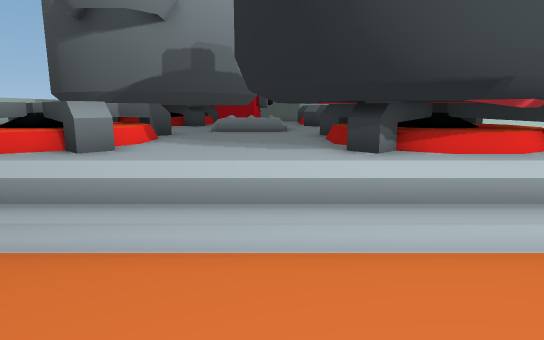
[1] (above)

18 first-person views from a walk through a level from a Godot 3-D game. The camera is 1.5 m above the floor, tilts 10° down and sees 75° across. The floor is counted in squares, 1 m on a side. Each view is taken from the middle of a square. On the plan, view 1 faces up. The plan holds only what a view shows up to about 16 squares ahead; the rest is blank. The place goes on beyond the plan. Some surface patterns are stand-ins.

[2]
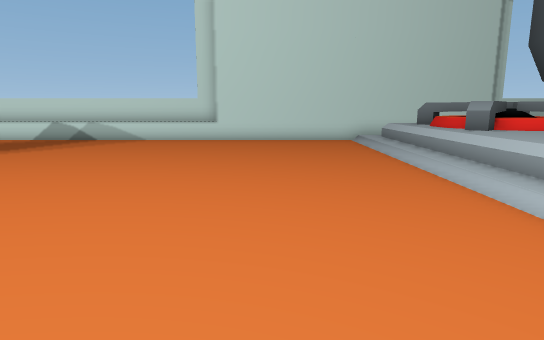

[3]
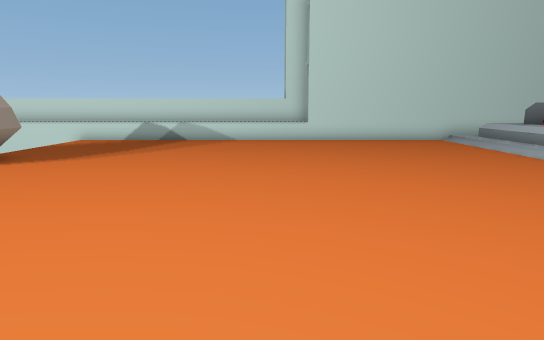

[4]
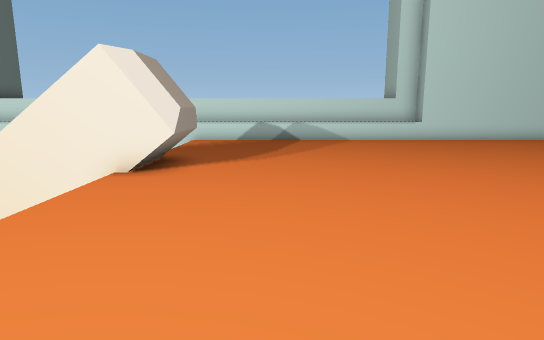

[5]
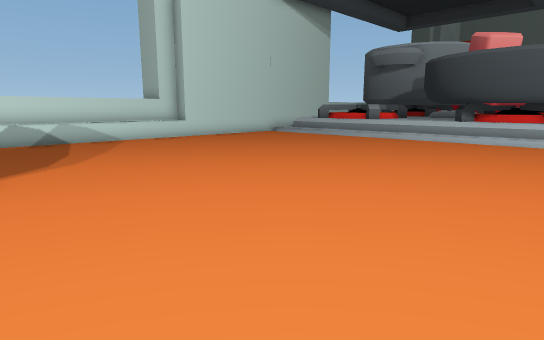

[6]
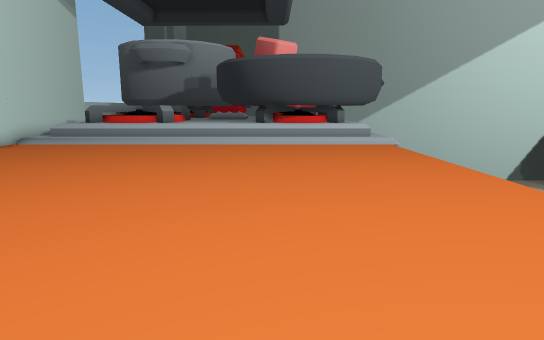

[7]
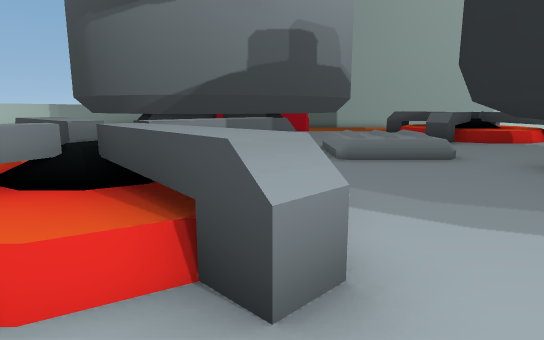

[8]
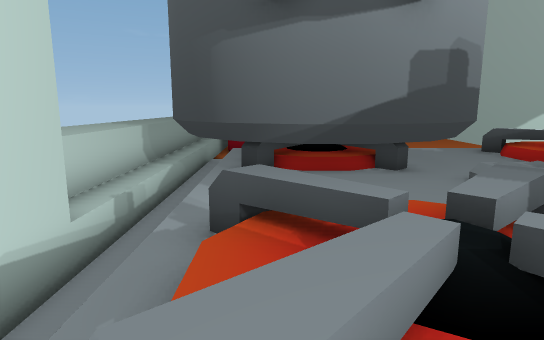

[9]
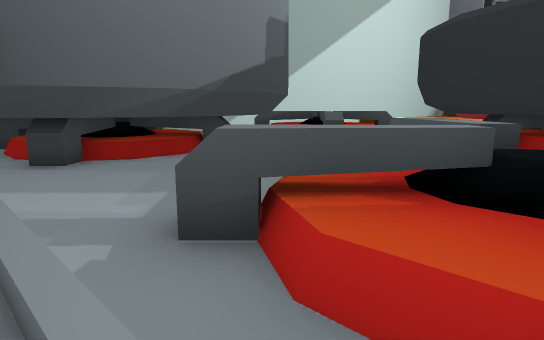

[10]
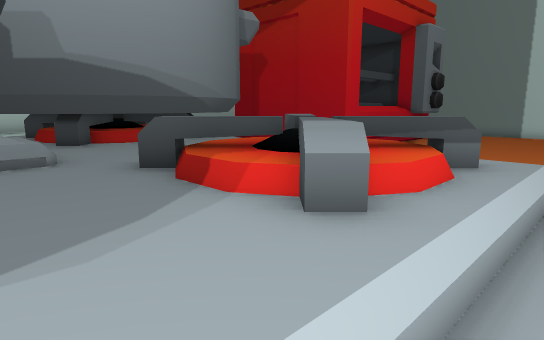

[11]
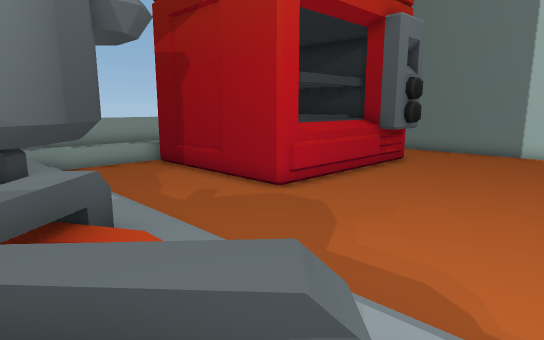

[12]
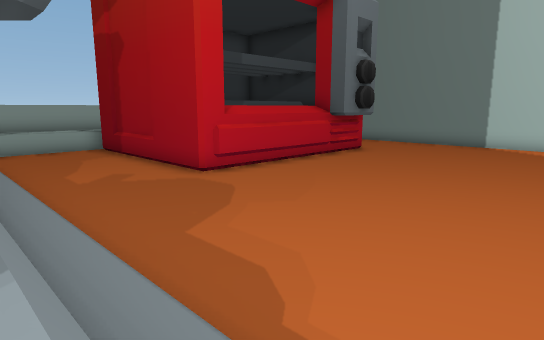

[13]
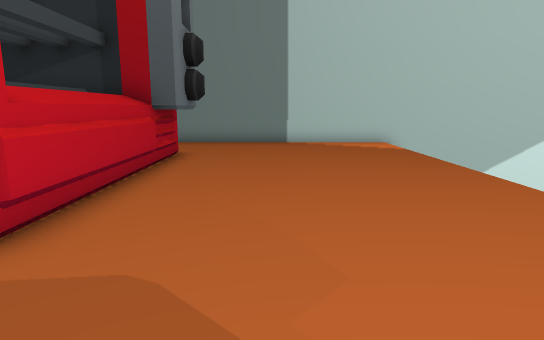

[14]
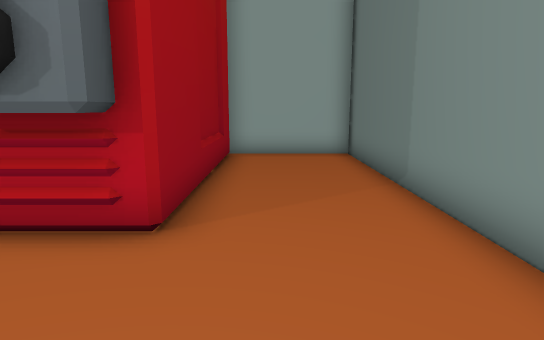

[15]
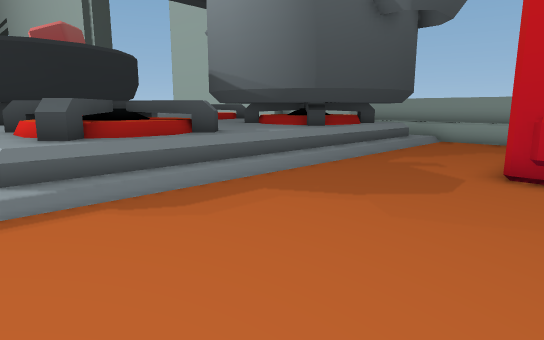

[16]
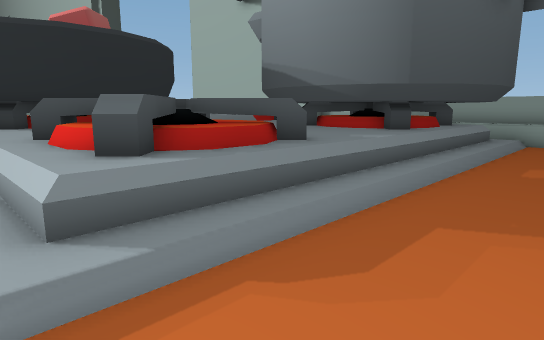

[17]
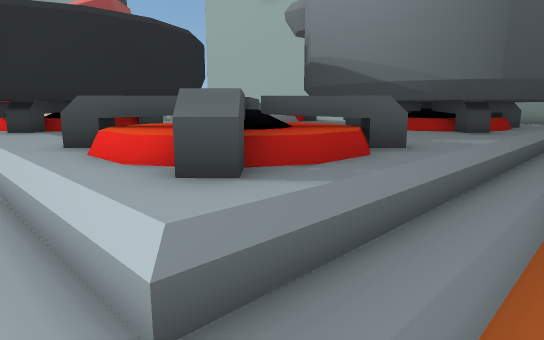

[18]
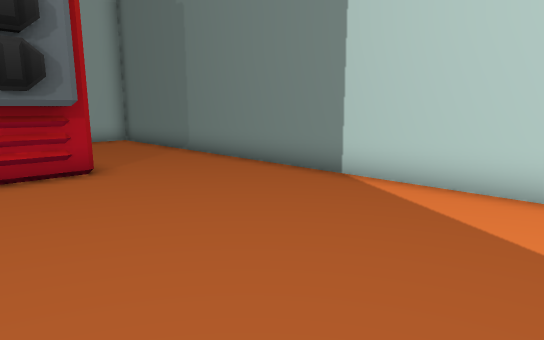

### Floor plan
Key: @ floor where view 1 was taken; # wall or solid block; . main floor; : floor 0.25 m higher than the main floor; + floor 0.75 m higher than the main floor; * floor 1 m higher than the main floor; % floor 1.25 m higher than the main floor; & floor 1.5 m higher than the main floor; / step, stairs or slope; = window, fence, low wall or low ledge; ^ raised ledge.
Columns run from 11 left of view 1 to 10 right of it. Each row starts with its distance up from view 1.
 36   ####################
 35   #.............../
 34   #.............../
 33   #.............../
 32   #.............../
 31   #########......./
 30         ^ #......./
 29         ^^#......./
 28         ^^^......./
 27         ^^^......./
 26         ^^^......./
 25          ^^......./
 24  ^^########.......
 23  ^^.............../
 22  ^^.............../
 21 ^^^.............../
 20  ^^.............../
 19 ^^^::   #://///////
 18 ^^^:######++++++++/
 17 ^^^ #####=#+==**=+/
 16 ^^^ ^^### #++*&&*+/
 15 ^^^ ^^### #++*&&*+/
 14 ^^^##^^^#=#+==**=+/
 13 ^^^:^^  ^#++++++++
 12  ^^:#####/%%++++++
 11  ^^:+++++/%%#####+/
 10   ^:+++++++#######
  9   #:==**=++######
  8   #:+*&&*++######
  7   #:+*&&*++######
  6   # ==**=++######
  5   #:+++++++#######/
  4   #:///////::####:/
  3   #.............../
  2   #.............../
  1   #.............../
  0   #........@....../
 -1   #.............../
 -2   #.............../
 -3   ^.............../
 -4   ^.............../
 -5  ^^.............../
 -6  ^^...............
 -7  ^^...............
 -8  ^^.............../
 -9  ^^.............../
-10  ^^.............../
-11   ^.....###.......
-12   ^.....  #...... /
-13   ^       #
-14   ^       ^
-15   ^       ^

Where each view was taken, in squares from view 1:
view 1: 0 up, 0 right, facing up
view 2: 0 up, 7 right, facing left
view 3: 4 down, 7 right, facing left
view 4: 9 down, 7 right, facing left
view 5: 12 down, 7 right, facing up-left
view 6: 11 down, 2 right, facing up
view 7: 4 up, 3 left, facing up
view 8: 5 up, 6 left, facing up
view 9: 7 up, 8 left, facing up-right
view 10: 11 up, 7 right, facing up-left
view 11: 16 up, 6 right, facing up-left
view 12: 18 up, 7 right, facing up-left
view 13: 20 up, 2 right, facing up
view 14: 33 up, 3 right, facing left
view 15: 25 up, 7 right, facing down-left
view 16: 22 up, 7 right, facing down-left
view 17: 20 up, 7 right, facing down-left
view 18: 29 up, 7 right, facing up-left
